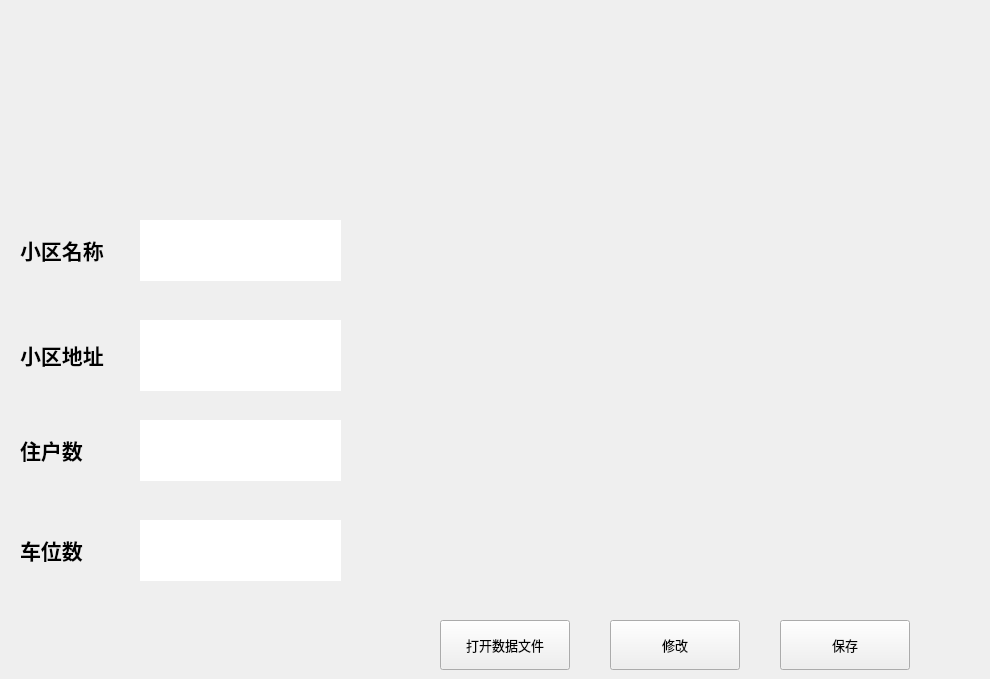
              <widget class="QWidget" name="tabOverview_info">
               <attribute name="title">
                <string>小区信息</string>
               </attribute>
               <widget class="QLabel" name="label">
                <property name="geometry">
                 <rect>
                  <x>20</x>
                  <y>220</y>
                  <width>161</width>
                  <height>61</height>
                 </rect>
                </property>
                <property name="font">
                 <font>
                  <family>思源宋体 CN Heavy</family>
                  <weight>75</weight>
                  <bold>true</bold>
                 </font>
                </property>
                <property name="text">
                 <string>&lt;html&gt;&lt;head/&gt;&lt;body&gt;&lt;p&gt;&lt;span style=&quot; font-size:16pt; font-weight:600;&quot;&gt;小区名称&lt;/span&gt;&lt;/p&gt;&lt;/body&gt;&lt;/html&gt;</string>
                </property>
               </widget>
               <widget class="QLabel" name="label_2">
                <property name="geometry">
                 <rect>
                  <x>20</x>
                  <y>320</y>
                  <width>131</width>
                  <height>71</height>
                 </rect>
                </property>
                <property name="font">
                 <font>
                  <family>思源宋体 CN Heavy</family>
                  <weight>75</weight>
                  <bold>true</bold>
                 </font>
                </property>
                <property name="text">
                 <string>&lt;html&gt;&lt;head/&gt;&lt;body&gt;&lt;p&gt;&lt;span style=&quot; font-size:16pt; font-weight:600;&quot;&gt;小区地址&lt;/span&gt;&lt;/p&gt;&lt;/body&gt;&lt;/html&gt;</string>
                </property>
               </widget>
               <widget class="QLineEdit" name="lineEditCommunityName">
                <property name="geometry">
                 <rect>
                  <x>140</x>
                  <y>220</y>
                  <width>201</width>
                  <height>61</height>
                 </rect>
                </property>
                <property name="styleSheet">
                 <string notr="true">font: 57 12pt &quot;思源宋体 CN Medium&quot;;</string>
                </property>
                <property name="frame">
                 <bool>false</bool>
                </property>
                <property name="readOnly">
                 <bool>true</bool>
                </property>
               </widget>
               <widget class="QLineEdit" name="lineEditCommunityLocation">
                <property name="geometry">
                 <rect>
                  <x>140</x>
                  <y>320</y>
                  <width>201</width>
                  <height>71</height>
                 </rect>
                </property>
                <property name="styleSheet">
                 <string notr="true">font: 57 12pt &quot;思源宋体 CN Medium&quot;;</string>
                </property>
                <property name="frame">
                 <bool>false</bool>
                </property>
                <property name="readOnly">
                 <bool>true</bool>
                </property>
               </widget>
               <widget class="QPushButton" name="buttonEditCommunityInfo">
                <property name="geometry">
                 <rect>
                  <x>610</x>
                  <y>620</y>
                  <width>130</width>
                  <height>50</height>
                 </rect>
                </property>
                <property name="minimumSize">
                 <size>
                  <width>130</width>
                  <height>50</height>
                 </size>
                </property>
                <property name="maximumSize">
                 <size>
                  <width>130</width>
                  <height>50</height>
                 </size>
                </property>
                <property name="font">
                 <font>
                  <family>思源黑体 CN Normal</family>
                  <pointsize>10</pointsize>
                 </font>
                </property>
                <property name="text">
                 <string>修改</string>
                </property>
               </widget>
               <widget class="QPushButton" name="buttonSaveCommunityInfo">
                <property name="geometry">
                 <rect>
                  <x>780</x>
                  <y>620</y>
                  <width>130</width>
                  <height>50</height>
                 </rect>
                </property>
                <property name="minimumSize">
                 <size>
                  <width>130</width>
                  <height>50</height>
                 </size>
                </property>
                <property name="maximumSize">
                 <size>
                  <width>130</width>
                  <height>50</height>
                 </size>
                </property>
                <property name="font">
                 <font>
                  <family>思源黑体 CN Normal</family>
                  <pointsize>10</pointsize>
                 </font>
                </property>
                <property name="text">
                 <string>保存</string>
                </property>
               </widget>
               <widget class="QLabel" name="label_7">
                <property name="geometry">
                 <rect>
                  <x>310</x>
                  <y>-10</y>
                  <width>671</width>
                  <height>521</height>
                 </rect>
                </property>
                <property name="text">
                 <string/>
                </property>
                <property name="pixmap">
                 <pixmap resource="image.qrc">:/png/Resources/image.png</pixmap>
                </property>
                <property name="scaledContents">
                 <bool>true</bool>
                </property>
               </widget>
               <widget class="QLabel" name="label_18">
                <property name="geometry">
                 <rect>
                  <x>20</x>
                  <y>420</y>
                  <width>161</width>
                  <height>61</height>
                 </rect>
                </property>
                <property name="font">
                 <font>
                  <family>思源宋体 CN Heavy</family>
                  <weight>75</weight>
                  <bold>true</bold>
                 </font>
                </property>
                <property name="text">
                 <string>&lt;html&gt;&lt;head/&gt;&lt;body&gt;&lt;p&gt;&lt;span style=&quot; font-size:16pt; font-weight:600;&quot;&gt;住户数&lt;/span&gt;&lt;/p&gt;&lt;/body&gt;&lt;/html&gt;</string>
                </property>
               </widget>
               <widget class="QLineEdit" name="lineEditHouseholdNum">
                <property name="geometry">
                 <rect>
                  <x>140</x>
                  <y>420</y>
                  <width>201</width>
                  <height>61</height>
                 </rect>
                </property>
                <property name="styleSheet">
                 <string notr="true">font: 57 12pt &quot;思源宋体 CN Medium&quot;;</string>
                </property>
                <property name="frame">
                 <bool>false</bool>
                </property>
                <property name="readOnly">
                 <bool>true</bool>
                </property>
               </widget>
               <widget class="QLabel" name="label_19">
                <property name="geometry">
                 <rect>
                  <x>20</x>
                  <y>520</y>
                  <width>161</width>
                  <height>61</height>
                 </rect>
                </property>
                <property name="font">
                 <font>
                  <family>思源宋体 CN Heavy</family>
                  <weight>75</weight>
                  <bold>true</bold>
                 </font>
                </property>
                <property name="text">
                 <string>&lt;html&gt;&lt;head/&gt;&lt;body&gt;&lt;p&gt;&lt;span style=&quot; font-size:16pt; font-weight:600;&quot;&gt;车位数&lt;/span&gt;&lt;/p&gt;&lt;/body&gt;&lt;/html&gt;</string>
                </property>
               </widget>
               <widget class="QLineEdit" name="lineEditParkingNum">
                <property name="geometry">
                 <rect>
                  <x>140</x>
                  <y>520</y>
                  <width>201</width>
                  <height>61</height>
                 </rect>
                </property>
                <property name="styleSheet">
                 <string notr="true">font: 57 12pt &quot;思源宋体 CN Medium&quot;;</string>
                </property>
                <property name="frame">
                 <bool>false</bool>
                </property>
                <property name="readOnly">
                 <bool>true</bool>
                </property>
               </widget>
               <widget class="QPushButton" name="buttonOutputAll">
                <property name="geometry">
                 <rect>
                  <x>440</x>
                  <y>620</y>
                  <width>130</width>
                  <height>50</height>
                 </rect>
                </property>
                <property name="minimumSize">
                 <size>
                  <width>130</width>
                  <height>50</height>
                 </size>
                </property>
                <property name="maximumSize">
                 <size>
                  <width>130</width>
                  <height>50</height>
                 </size>
                </property>
                <property name="font">
                 <font>
                  <family>思源黑体 CN Normal</family>
                  <pointsize>10</pointsize>
                 </font>
                </property>
                <property name="text">
                 <string>打开数据文件</string>
                </property>
               </widget>
               <zorder>label_7</zorder>
               <zorder>label</zorder>
               <zorder>label_2</zorder>
               <zorder>lineEditCommunityName</zorder>
               <zorder>lineEditCommunityLocation</zorder>
               <zorder>buttonEditCommunityInfo</zorder>
               <zorder>buttonSaveCommunityInfo</zorder>
               <zorder>label_18</zorder>
               <zorder>lineEditHouseholdNum</zorder>
               <zorder>label_19</zorder>
               <zorder>lineEditParkingNum</zorder>
               <zorder>buttonOutputAll</zorder>
              </widget>
